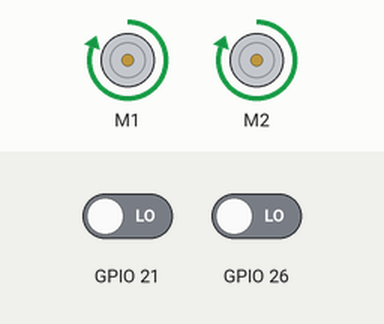
Recording of a program running on a simulated Raspberry Pi (BCM pin numbers). Parts: 2 × DC motor (green arrow = forward, orange = backward, longer = faster). Inputs (shaded band) come from the test bench; at power-on: GPIO 21 LOW, GPIO 26 LOW. Motors are numbered in the order the program creates them (left before right in a Robot); what the program prints to the terminal is not drawn.

Above: at 1.2 s.
1.3 s: GPIO 21 driven HIGH
At 2.0 s:
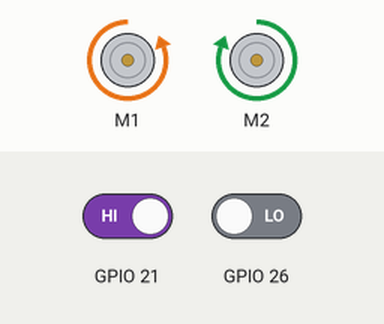
2.8 s: GPIO 26 driven HIGH
At 3.6 s:
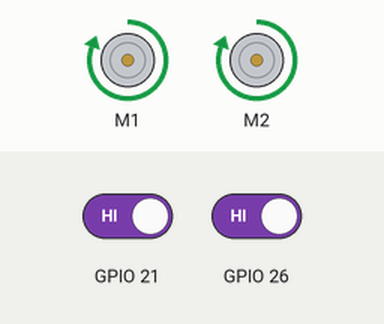
5.8 s: GPIO 26 driven LOW
At 6.6 s:
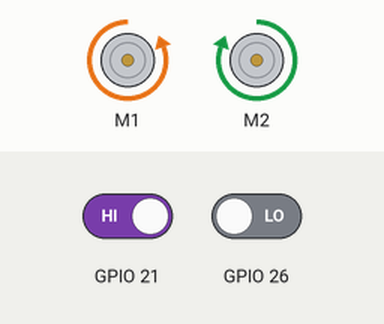
7.3 s: GPIO 21 driven LOW
At 7.8 s:
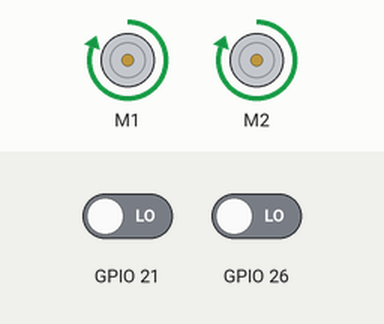
Timing chart, 0 to 9.8 s (numbered marks = the images above; inputs shaded):
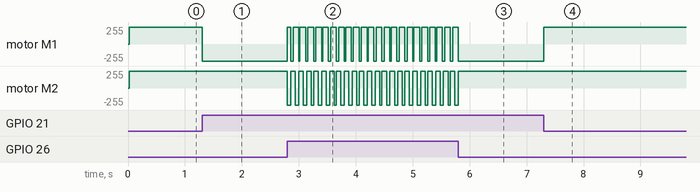

The program:

linefollower.py
```python
import RPi.GPIO as GPIO
from gpiozero import RyanteckRobot
robot = RyanteckRobot()

GPIO.setmode(GPIO.BCM)
GPIO.setwarnings(False)

GPIO.setup(21, GPIO.IN) # Left
GPIO.setup(26, GPIO.IN) # Right


while True:
        if GPIO.input(21) == GPIO.input(26):
                print("forward")
                robot.forward()
        if GPIO.input(21) != 0:
                print("left")
                robot.left()
        if GPIO.input(26) !=  0:
                print("right")
                robot.right()
```

Measured:
- after the input at 1.3 s, motor M1: forward 255/255 → backward 255/255 at once
- after the input at 2.8 s, motor M1: alternates forward 255/255 for 0.10 s and backward 255/255 for 0.04 s, starting at once; motor M2: alternates forward 255/255 for 0.08 s and backward 255/255 for 0.06 s, starting at once
- after the input at 5.8 s, motor M1: goes on until 5.8 s, then stays backward 255/255; motor M2: goes on until 5.8 s, then stays forward 255/255
- after the input at 7.3 s, motor M1: backward 255/255 → forward 255/255 at once
